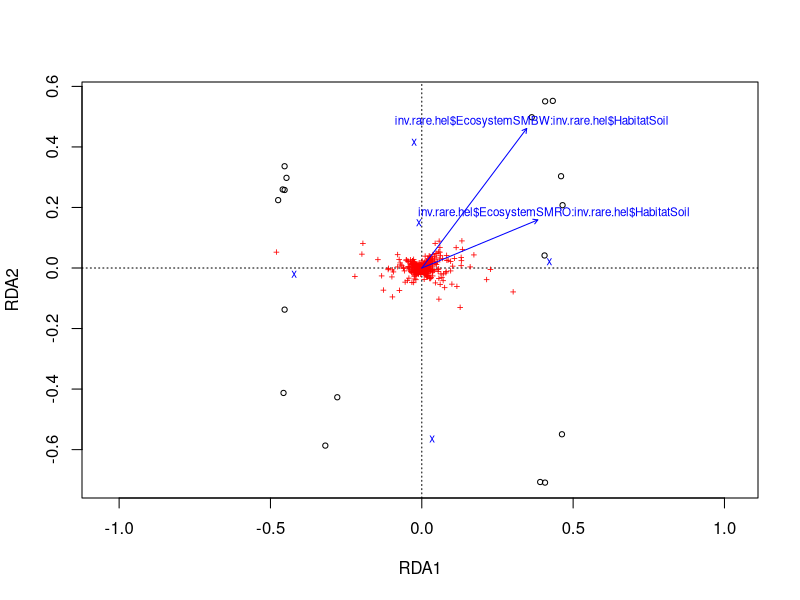
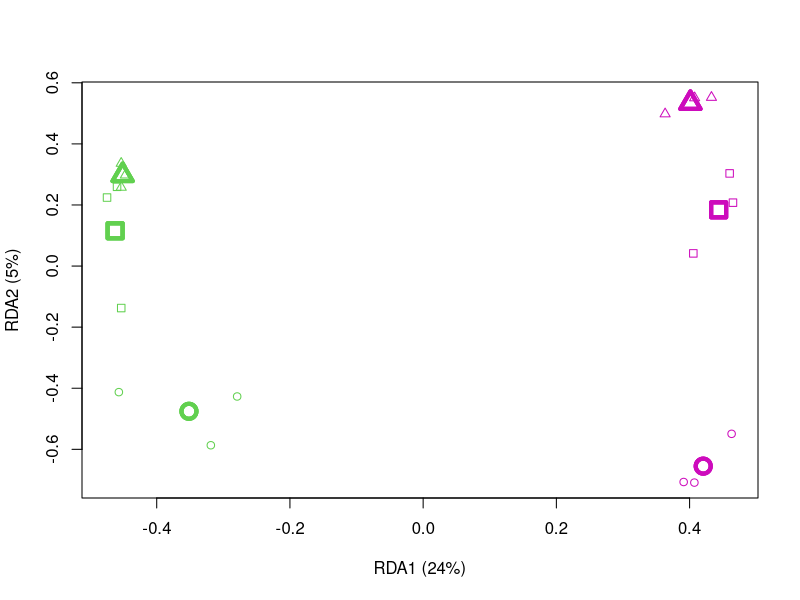

Reproduce these figures in R, in order.
#new vegan update installed
library(vegan)

# load the data
# you will need to change the path for your computer, or import the data the way you like to
inv.dat= read.csv("manistee invert factorial.csv")
#SM sugar maple varieties
#habitat describes leaf and soil data
#


dim(inv.dat)
names(inv.dat)

inv.colsums=apply(inv.dat[,11:2046],2,sum)
inv.rowsums=apply(inv.dat[,11:2046],1,sum)
min(inv.rowsums)
min=min(inv.rowsums)
n=nrow(inv.dat)

# Rarefaction and Hellinger distance transformation
inv.rare=cbind(inv.dat[,1:10],rrarefy(inv.dat[,11:2046],sample=min))
inv.rare.hel=cbind(inv.rare[,1:10],decostand(inv.rare[,11:2046],method="hellinger"))
inv.stands.hel.dist=vegdist(inv.rare.hel[,11:2046],method="euclidean")
#decostand does a hellinger transformation and preserved each species identity. We then create a distance matrix using the euclidean method (on the hellinger transformed data), so that's how we get hellinger distance

# RDA - Redundancy Analysis 
###
# All factors
#ANOVa design- interactive effects shows multiplicative effects between variables- so we feed it species data and environmental variables
# First, using Y,X,Z (with ,) format
#inv.rare.hel[,6:10] added in the environemtnal data as a factor string- two columns eco1 and eco2- coded as a legendre method where you can multiple eco1 and eco2 to get interactions 1 and 2- then those columns can be used to test for interactions- so its beyond 1s and 0s. this is numeric representations of 3 ecosystems and 1 habitat to look at the interactions between them- you need one less column than categories of factors.
#uses the xyz format- x=species data, y=column 6:10, z=partitioning of varience given at interia and proportion (constrained and unconstrined. So 60% explaned by the constrained(environmental variables), and 40% unconstrained.. great!) This comes form the fitted and unfitted values in the eigen analysis. 
#the eigenvalues block yield RDA1-5 and PC-, ignore the eigenvaue but the proportion explained is the R2 for that axes- the first axis is .3828. So, we get 5 constrained axes out because we loaded in 5 predictor variables- but there isn't a 1:1 correspondance to those variables. PC's are residual axes and are devived from the residuals of the eigen analysis. You can have 1 axes be RDA1 and one axis be PC1, use whatever is the highest. 
#you get the site scores for a given axes by multiplying the species scores by the raw data.-multiply all of the species by all of their species score and add them together for a site to get site scores.
#site constraints multiple species scores by fitted abundances  instead of raw abundances. fitted values are fitted to categories. they are the same for replicates in each category. Thats why the first 3 rows are identical. If you take the average of the first 3 site scores it should equal the replicate site constraint scores for those 3 rows. Blackwood like's plotting these site constraints. variance explained by RDA 1 is coming form those values, its the means coming from those groups. you can put error bars around those means. 
#biplot scores for constrained variables- consider the absolute values for thse- the HAB variable describes the most variation or plays the biggest role, but this is scale dependent..but these are coefficents just liek the specie scores- so 60% is explained in this data set by our factors 
#so, we use ANOVA to determine if the % explained is significant.. it is in this example at 0.01..uses random permutation of the environemntal variables and the species info. so this is saying that the environmental variables are significantly affecting the species... the independent variables are having a significant effect on the dependent variables. 
#so the r squares to the adjusted r squared drops substantially from 60 to 40 because there aren't very many variables- adjusted is the amount of variation we are explaining that we don't expect to explain with this number of variables- "its like the surpirse variation explained" 
rda.inv.rare.hel.all=rda(inv.rare.hel[,11:2046],inv.rare.hel[,6:10])
	summary(rda.inv.rare.hel.all)
	anova(rda.inv.rare.hel.all)
	RsquareAdj(rda.inv.rare.hel.all)
# Second, run this with formula interface (with ~) format
rda.inv.rare.hel.all=rda(inv.rare.hel[,11:2046]~inv.rare.hel$Ecosystem*inv.rare.hel$Habitat)
	summary(rda.inv.rare.hel.all)
	anova(rda.inv.rare.hel.all)
	RsquareAdj(rda.inv.rare.hel.all)
#^this output is the same, but the RDA line ises the ~ instead of the , so instead of using numeric code vegan does behind the scenes recoding...so no need to create the--- as long as all of the downstream things work with this formula...this boils down to the quality control of r being questionable because the 
# Individual factors (there are some issues here)
# Can also easily get Type 1 anova output by terms using formula interface
	anova(rda.inv.rare.hel.all,by="terms")
# But note that for Type 1 anovas, ORDER MATTERS!
# This means that order of predictor variables changes results of tests for i.) unbalanced ANOVA designs or ii.) continuous predictors
rda.inv.rare.hel.all.unb=rda(inv.rare.hel[1:16,11:2046]~inv.rare.hel$Habitat[1:16]*inv.rare.hel$Ecosystem[1:16])
	anova(rda.inv.rare.hel.all.unb,by="terms")
rda.inv.rare.hel.all.unb=rda(inv.rare.hel[1:16,11:2046]~inv.rare.hel$Ecosystem[1:16]*inv.rare.hel$Habitat[1:16])
	anova(rda.inv.rare.hel.all.unb,by="terms")

###
# In contrast, order does not matter in Type 3 anova tests, also called marginal tests
# There are different ways to do this.
# The concept is that all other factors should be accounted for first, and variation is removed.
# Then the test factor is tested against remaining variation
# But this is where the RDA commands are acting weird :(

# Here is the one-line formula interface method.
	anova(rda.inv.rare.hel.all,by="margin")
# If interactions exist, this method only provides marginal tests for the interaction terms
# Let's try testing this using Y,X,Z format
rda.inv.rare.hel.int=rda(inv.rare.hel[,11:2046],inv.rare.hel[,c(9,10)],inv.rare.hel[6:8])
	anova(rda.inv.rare.hel.int)
# This way the same interactions are quite significant
# Another method of getting a marginal test provides similar results.
rda.inv.rare.hel.int=rda(inv.rare.hel[,11:2046] ~ inv.rare.hel$Ecosystem:inv.rare.hel$Habitat + Condition(inv.rare.hel$Ecosystem + inv.rare.hel$Habitat))
	anova(rda.inv.rare.hel.int)

# For completeness, here are tests of main effects using Y,X,Z format
# Obtain type 3 test for ecosystem type
rda.inv.rare.hel.eco=rda(inv.rare.hel[,11:2046],inv.rare.hel[,6:7],inv.rare.hel[8:10])
	anova(rda.inv.rare.hel.eco)
	RsquareAdj(rda.inv.rare.hel.eco)
# Obtain type 3 test for habitat
rda.inv.rare.hel.hab=rda(inv.rare.hel[,11:2046],inv.rare.hel[,8],inv.rare.hel[c(6,7,9,10)])
	anova(rda.inv.rare.hel.hab)
	RsquareAdj(rda.inv.rare.hel.hab)

###
# Plots and getting some more species info
# To get ordination plots of predicted values (group centroids), raw data on canonical axes, and species
plot(rda.inv.rare.hel.all)
# The above plot was not so great.
# Better plots can be made if you extract scores as shown below
rda.inv.rare.hel.all.spscores=scores(rda.inv.rare.hel.all,display="sp",choices=c(1:17))
head(rda.inv.rare.hel.all.spscores)
rda.inv.rare.hel.all.lcscores=scores(rda.inv.rare.hel.all,display="lc",choices=c(1:17))
head(rda.inv.rare.hel.all.lcscores)
rda.inv.rare.hel.all.wascores=scores(rda.inv.rare.hel.all,display="wa",choices=c(1:17))
head(rda.inv.rare.hel.all.wascores)

colors=ifelse(inv.rare.hel$Habitat=="Leaf",3,6)
symbols=ifelse(inv.rare.hel$Ecosys=="BOWO",1,ifelse(inv.rare.hel$Ecosys=="SMBW",2,0))
plot(rda.inv.rare.hel.all.wascores[,1:2],col=colors,pch=symbols,xlab="RDA1 (24%)",ylab="RDA2 (5%)")
points(rda.inv.rare.hel.all.lcscores[,1:2],col=colors,pch=symbols,cex=2,lwd=4)

# This command provides and R-squared for each taxon for each axis
goodness(rda.inv.rare.hel.all)
